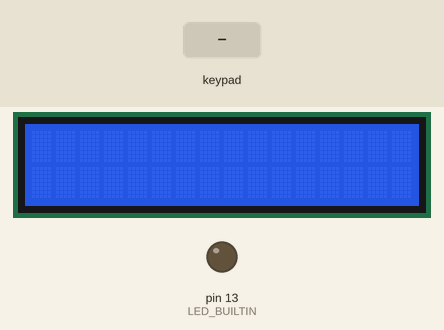
A sketch run on a simulated Arduino Uno, built with avr-gcc and run on an emulated ATmega328P. Parts: 16×2 character LCD, output pins drawn as LEDs (lit = HIGH). Inputs (shaded band) come from the test bench. What the sketch prints to the serial monitor is not drawn.

Above: at 1.2 s.
1.3 s: keypad keys 4 1 2 3 D pressed 0.4 s apart
At 5.1 s:
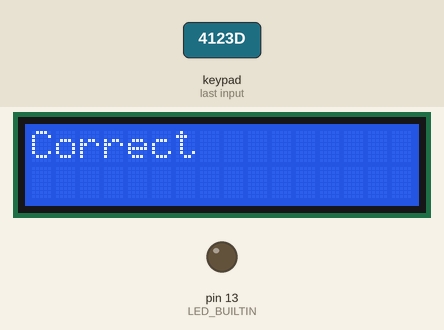
5.4 s: key '*' pressed
At 6.8 s:
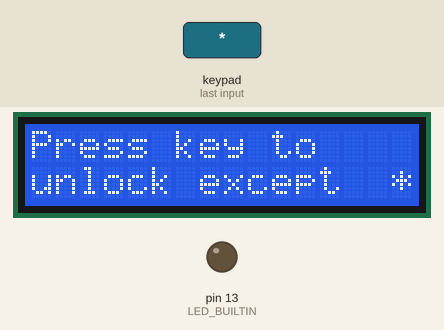
7.9 s: key 'A' pressed
At 8.9 s:
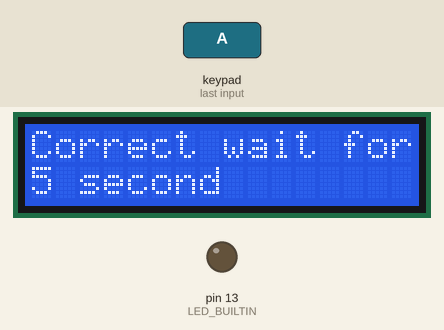
12.4 s: key '*' pressed
At 15.3 s:
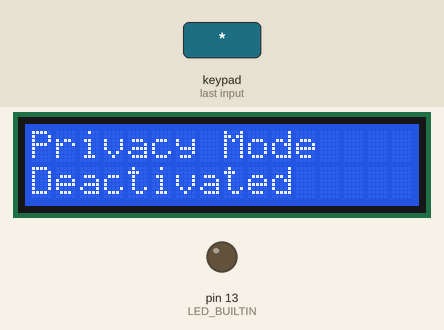
15.4 s: keypad keys 4 1 2 3 # pressed 0.4 s apart
At 18.7 s:
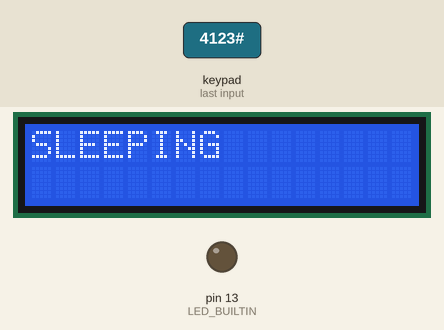
19.2 s: keypad keys 9 8 7 6 D pressed 0.4 s apart
At 21.6 s:
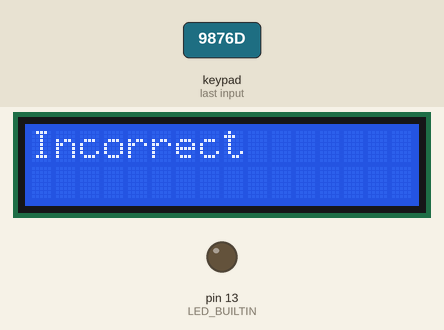
Timing chart, 0 to 23.1 s (numbered marks = the images above; inputs shaded):
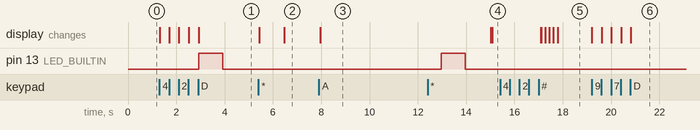

Measured:
- after the input at 1.3 s, pin 13 (LED_BUILTIN): LOW → HIGH after 1.6 s, → LOW 1.0 s later; the display: first changes at once (image 1 shows a later state)
- after the input at 5.4 s, the display: first changes at once (image 2 shows a later state)
- after the input at 7.9 s, the display: changes after 0.07 s (image 3)
- after the input at 12.4 s, the display: first differs from a run without the input after 2.7 s (image 4)
- after the input at 15.4 s, the display: first differs from a run without the input after 1.7 s (image 5 shows a later state)
- after the input at 19.2 s, the display: first changes at once (image 6 shows a later state)

The sketch:

ArduinoDoorKepadCode.ino
```cpp
#include <LiquidCrystal_I2C.h>
#include <Keypad.h>
LiquidCrystal_I2C lcd(0x27, 16, 2);


const String password = "4123";
  static String enterpassword;
 long i=0;
const byte rows = 4;
const byte cols = 4;
char keys[rows][cols] = {
  {'1','2','3','A'},
  {'4','5','6','B'},
  {'7','8','9','C'},
  {'*','0','#','D'}};
byte rowPins[rows] = {9, 8, 7, 6};
byte colPins[cols] = {5, 4, 3, 2};
Keypad keypad = Keypad( makeKeymap(keys), rowPins, colPins, rows, cols );
void setup()
{
    Serial.begin(9600);
  pinMode(LED_BUILTIN, OUTPUT);
   //Serial.begin(9600);
  lcd.init();
  lcd.backlight();
  pinMode(13, OUTPUT);


}

void loop()
{

  char key = keypad.getKey();

  if (key != NO_KEY){
  if(key!='D')
    { if(enterpassword=="")
    {lcd.clear();}
    enterpassword += key;
     Serial.println(key);
     lcd.print(key);
  }}
  //Serial.println(enterpassword);
  //Serial.println(password);
  if(key=='D')
    {if (enterpassword.length() == password.length()) {
   if (enterpassword == password){
     Serial.println("Correct");
     enterpassword="";
     lcd.clear();
   lcd.setCursor(0,0);
     lcd.print("Correct");
     digitalWrite(13, HIGH);
     delay(1000);
  digitalWrite(13, LOW);
  delay(1000);
   }
     else if(enterpassword != password)
     {Serial.println("Incorrect");
      enterpassword="";
      lcd.clear();
   lcd.setCursor(0,0);
     lcd.print("Incorrect");}
    }

      else if(enterpassword.length() != password.length())
      {Serial.println("Enter 4 characters");
       enterpassword="";
       lcd.clear();
   lcd.setCursor(0,0);
     lcd.print("Enter four");
        lcd.setCursor(0,1);
       lcd.print("character");
      }

    }
 if(key=='C')
 {enterpassword="";
 Serial.println("Cleared");
   lcd.clear();
   lcd.setCursor(0,0);
     lcd.print("Cleared");
 }
   if(key=='#')
 {enterpassword="";
 Serial.println("SLEEPING");
   lcd.clear();
   lcd.setCursor(0,0);
     lcd.print("SLEEPING");
 }
   if(key=='*')
   {enterpassword="";
    lcd.clear();
   lcd.setCursor(0,0);
     lcd.print("Privacy Mode");
    lcd.setCursor(0,1);
     lcd.print("Activated");
     lcd.setCursor(0,0);
    delay(1000);
    lcd.clear();
   lcd.setCursor(0,0);
     while(1)
   {
        char key = keypad.getKey();
        lcd.print("Press key to");
       lcd.setCursor(0,1);
       lcd.print("unlock except  *");
        if (key != NO_KEY && key!='*'){
          if(enterpassword=="")
    {lcd.clear();}
    enterpassword += key;
     Serial.println(key);
           lcd.clear();
   lcd.setCursor(0,0);
     lcd.print("Correct wait for");
          lcd.setCursor(0,1);
          lcd.print("5 second");
          delay(5000);
          digitalWrite(13, HIGH);
     delay(1000);
  digitalWrite(13, LOW);
  delay(1000);
            enterpassword="";
           lcd.clear();
   lcd.setCursor(0,0);
  }

    if(key=='*')
    {enterpassword="";
      lcd.clear();
   lcd.setCursor(0,0);
          lcd.print("Privacy Mode");
    lcd.setCursor(0,1);
     lcd.print("Deactivated");
       delay(2000);
     lcd.clear();
   lcd.setCursor(0,0);
      break;

    }
   }

   }

}
```
